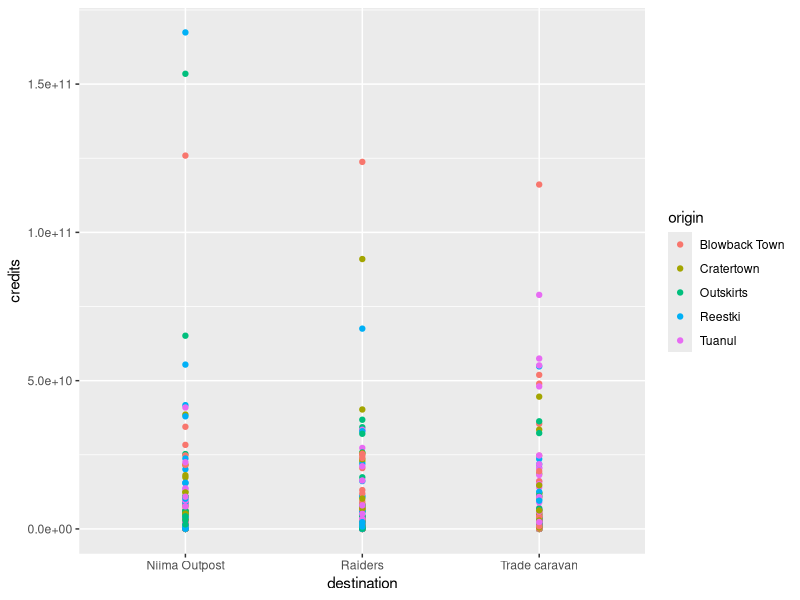
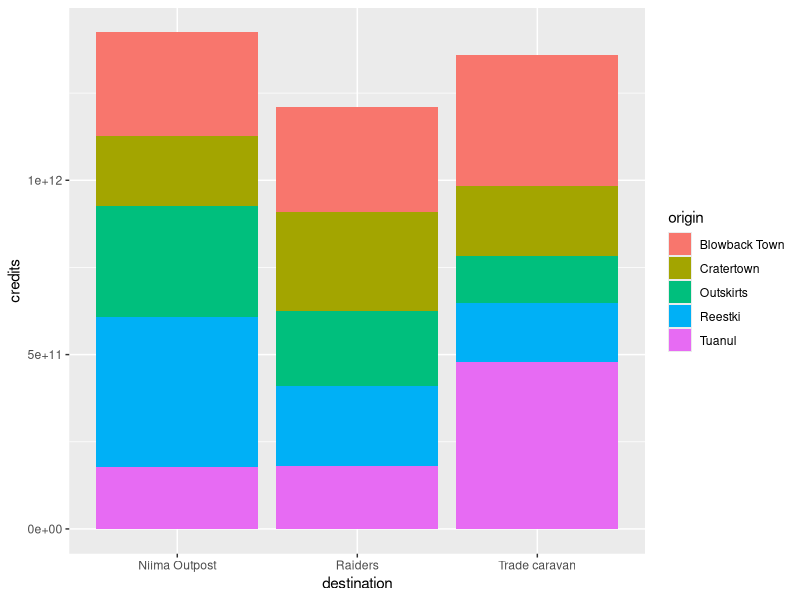
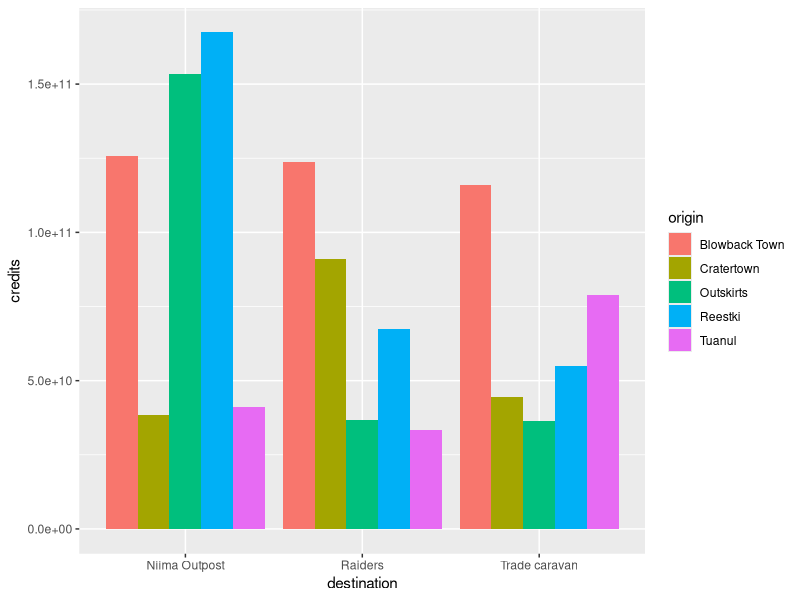
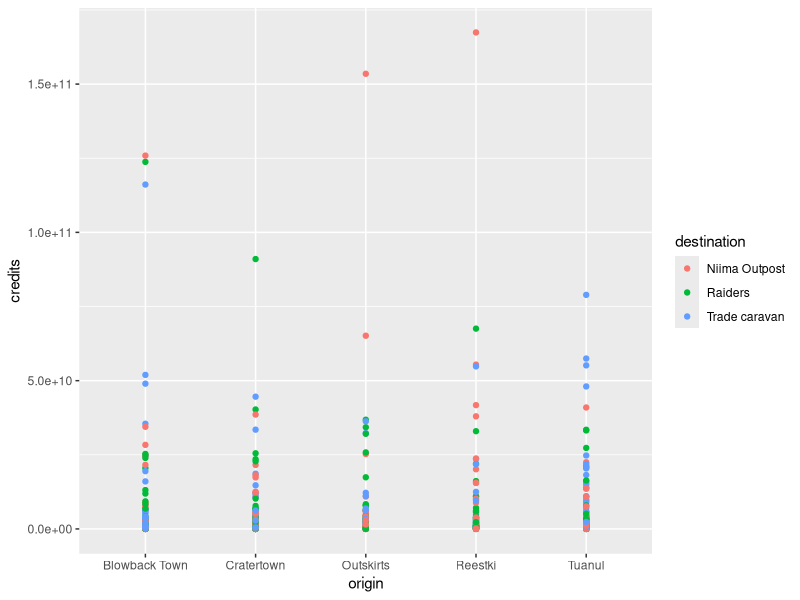
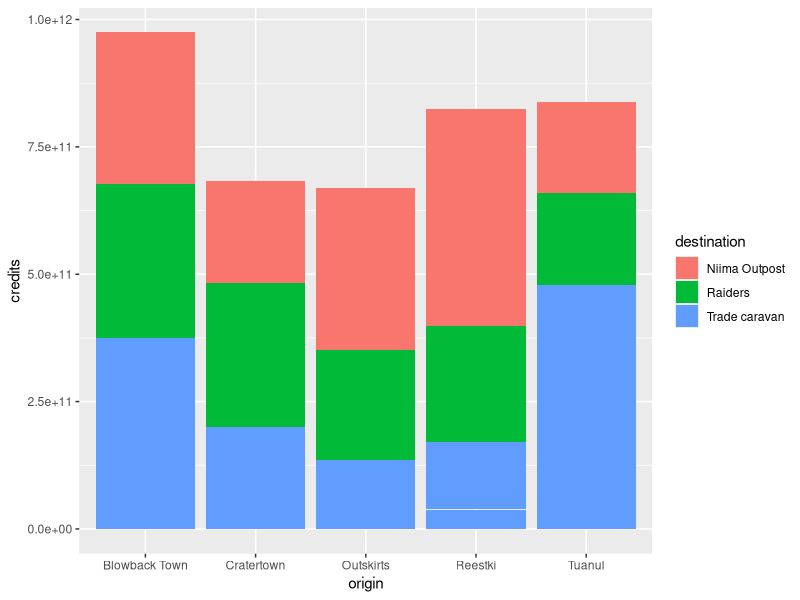
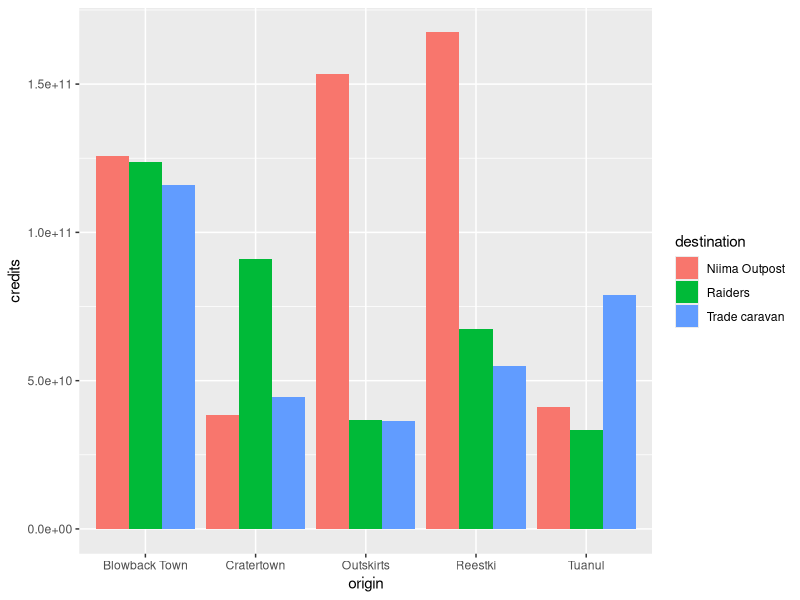
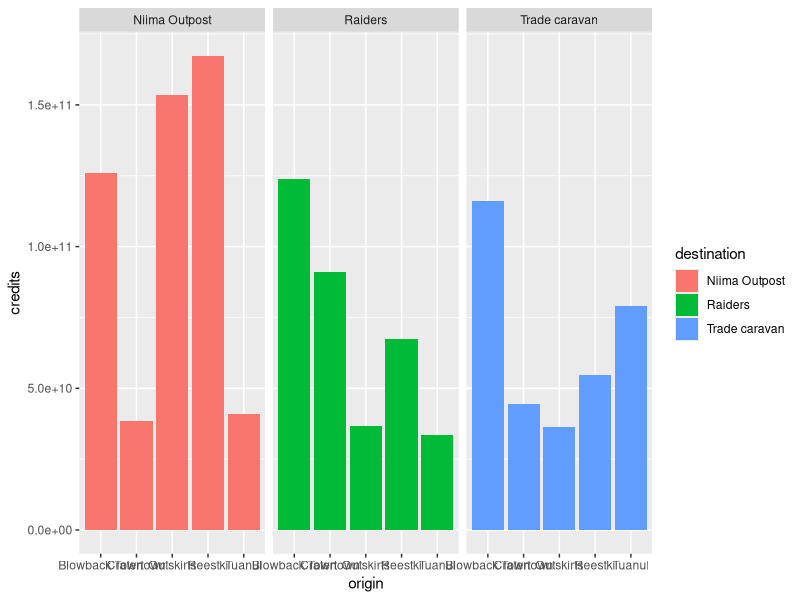
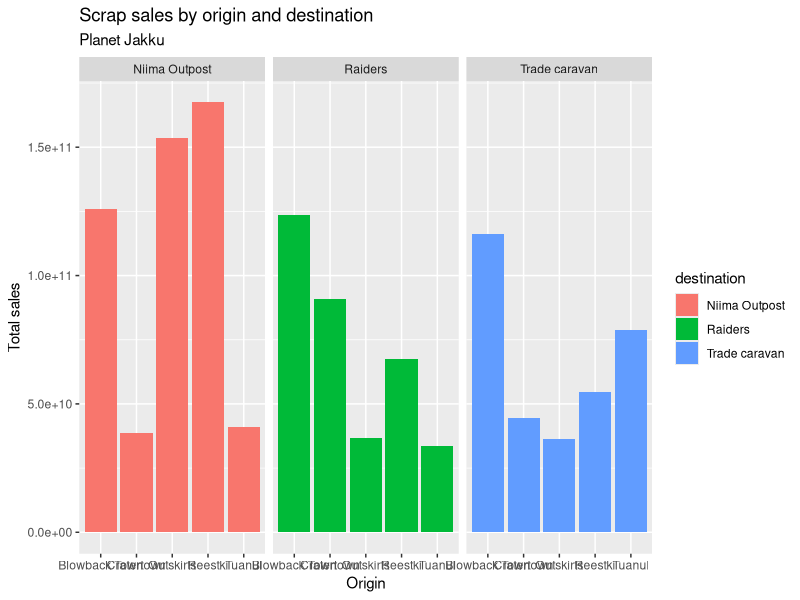

The R source for these figures, in order:
## ---- chunk 1
knitr::opts_chunk$set(echo=TRUE, warning=F, message=F)
knitr::opts_chunk$set(fig.width = 10, fig.height = 5.2) 
htmltools::tagList(rmarkdown::html_dependency_font_awesome())
library(ggplot2)
library(readr)
library(dplyr)

# Read in the full scrap data
scrap <- read_csv("scrap_day2pm.csv")
## ---- chunk 2

## ---- chunk 3

## ---- chunk 4

## ---- chunk 5

## ---- chunk 6

## ---- chunk 7

## ---- chunk 8
ggplot(scrap, aes(x = destination, y = credits, color = origin)) +
  geom_point()
## ---- chunk 9
ggplot(scrap, aes(x = destination, y = credits, fill = origin)) + geom_col()
## ---- chunk 10
ggplot(scrap, aes(x = destination, y = credits, fill = origin)) +
  geom_col(position = "dodge")
## ---- chunk 11
ggplot(scrap, aes(x = origin, y = credits, color = destination)) +
  geom_point()
## ---- chunk 12
ggplot(scrap, aes(x = origin, y = credits, fill = destination)) +
  geom_col()
## ---- chunk 13
ggplot(scrap, aes(x = origin, y = credits, fill = destination)) +
  geom_col(position = "dodge")
## ---- chunk 14
ggplot(scrap, aes(x = origin, y = credits, fill = destination)) +
  geom_col(position = "dodge") +
  facet_wrap("destination")
## ---- chunk 15
ggplot(scrap, aes(x = origin, y = credits, fill = destination)) +
  geom_col(position = "dodge") +
  facet_wrap("destination") +
  labs(title    = "Scrap sales by origin and destination",
       subtitle = "Planet Jakku",
       x        = "Origin", 
       y        = "Total sales")
## ---- chunk 16
ggplot(scrap, aes(x = origin, y = credits, fill = destination)) +
  geom_col(position = "dodge") +
  facet_wrap("destination") +
  labs(title    = "Scrap sales by origin and destination",
       subtitle = "Planet Jakku",
       x        = "Origin", 
       y        = "Total sales") +
     geom_hline(yintercept = 5E+10, color = "orange", size = 2)
## ---- chunk 17
options(scipen = 999)

ggplot(scrap, aes(x = origin, y = credits, fill = destination)) +
  geom_col(position = "dodge") +
  facet_wrap("destination") +
  theme_bw() +
  labs(title = "Scrap sales by origin and destination", 
       x     = "Origin", 
       y     = "Total sales")
## ---- chunk 18
ggplot(scrap, aes(x = origin, y = credits, fill = destination)) +
  geom_col(position = "dodge") +
  facet_wrap("destination") +
  theme_bw()
## ---- chunk 19

## ---- chunk 20
cheap_scrap <- filter(scrap, item == "Black box")
## ---- chunk 21
ggplot(cheap_scrap, aes(x = destination, y = total_pounds) ) + 
   geom_col()
## ---- chunk 22
